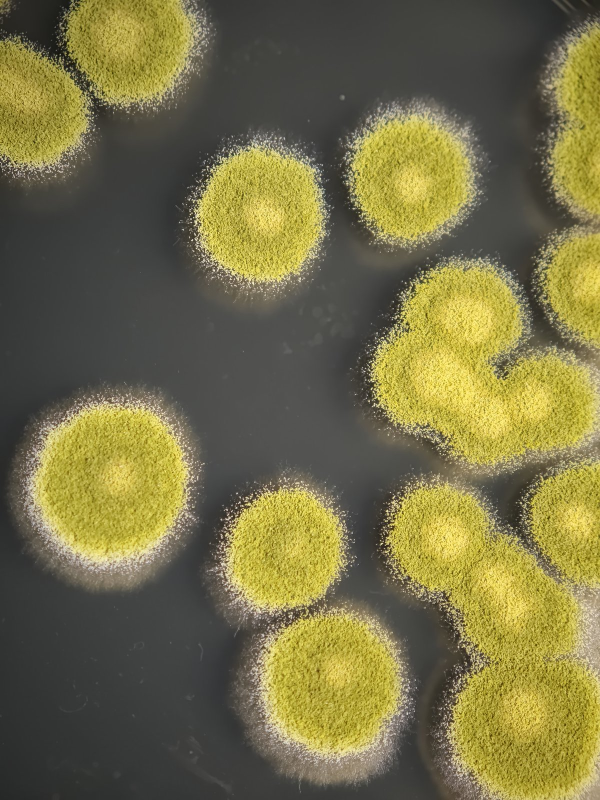
#> input picture test1/IMG_20251226_152105.jpg, 1200 x 1600 px (shown at 1/2 size); its folder holds only this picture in this run
$ python -i image_slicer.py   (imports and definitions only)
#> lines starting #> are read from the running program, lines starting #| are printed output that depends on the picture
# -*- coding: utf-8 -*-
"""
图像切片工具 v3 — 纯图片切片（递归 + 原地输出）
对大图按固定尺寸滑动窗口切片，支持重叠、边缘填充、中文路径。
GUI + CLI 双模式。
新增: --recursive 递归子目录, --inplace 原地输出
"""

import os
import cv2
import numpy as np
import glob
import tkinter as tk
from tkinter import filedialog, messagebox, ttk
import threading
import argparse
from datetime import datetime


# ──────────────────────────────────────────────
#  图片查找
# ──────────────────────────────────────────────
EXTENSIONS = ('.jpg', '.jpeg', '.png', '.bmp', '.tif', '.tiff')


def check_content(gray_img, min_std=18, min_edges=0.001):
    """
    内容检测：排除空白培养基 tile。
    - min_std:  灰度标准差阈值，低于此值视为空白
    - min_edges: Canny边缘占比阈值，低于此值视为空白
    返回 True 表示有内容（保留），False 表示空白（丢弃）。
    """
    std = float(np.std(gray_img))
    if std < min_std:
        return False
    edges = cv2.Canny(gray_img, 50, 150)
    edge_ratio = float(np.sum(edges > 0)) / edges.size
    if edge_ratio < min_edges:
        return False
    return True


def find_images(root_dir, recursive=True):
    """递归查找所有图片，返回路径列表"""
    if recursive:
        paths = []
        for dirpath, dirnames, filenames in os.walk(root_dir):
            dirnames[:] = [d for d in dirnames if not d.startswith('sliced_')]
            for f in filenames:
                if f.lower().endswith(EXTENSIONS) and '__tile' not in f:
                    paths.append(os.path.join(dirpath, f))
        return sorted(paths)
    else:
        paths = []
        for ext in ('*.jpg', '*.jpeg', '*.png', '*.JPG', '*.JPEG', '*.PNG',
                     '*.bmp', '*.BMP', '*.tif', '*.tiff', '*.TIF', '*.TIFF'):
            paths.extend(glob.glob(os.path.join(root_dir, ext)))
        return sorted(set(paths))


# ──────────────────────────────────────────────
#  核心切片逻辑
# ──────────────────────────────────────────────
def slice_images(input_dir, output_dir=None, slice_size=1024, overlap_ratio=0.2,
                 recursive=False, inplace=False, exclude_tiles=None,
                 min_std=18, min_edges=0.001, status_callback=None):
    """
    参数
    ----
    input_dir :        输入根目录
    output_dir :       输出根目录（inplace 模式下忽略）
    slice_size :       切片边长
    overlap_ratio :    重叠比例
    recursive :        是否递归子目录
    inplace :          是否原地输出（切片与原始图片同目录）
    status_callback :  GUI 回调
    """
    img_paths = find_images(input_dir, recursive=recursive)
    exclude_set = parse_exclude(exclude_tiles) if exclude_tiles else set()

    if not img_paths:
        msg = f"错误：在 {input_dir} 中没有找到图片"
        report(msg, status_callback)
        return

    stride = int(slice_size * (1 - overlap_ratio))
    if stride < 1:
        stride = 1

    # 输出目录策略
    if inplace:
        out_root = input_dir  # 原地：tile 写回每个图片所在子目录
    elif output_dir:
        out_root = output_dir
    else:
        ts = datetime.now().strftime("%Y%m%d_%H%M%S")
        out_root = os.path.join(input_dir, f"sliced_{ts}")

    if not inplace:
        os.makedirs(out_root, exist_ok=True)

    total_tiles = 0
    total_skipped = 0
    total_blank = 0
    total_excluded = 0

    report(f"输入目录: {input_dir}", status_callback)
    report(f"模式: {'原地输出' if inplace else '输出到 ' + out_root}", status_callback)
    report(f"递归: {'是' if recursive else '否'}, 内容过滤: std>{min_std} edges>{min_edges}", status_callback)
    report(f"切片大小: {slice_size} px, 重叠: {overlap_ratio}, 步长: {stride} px", status_callback)
    report(f"找到 {len(img_paths)} 张图片，开始切片...\n", status_callback)

    for idx, img_path in enumerate(img_paths, 1):
        raw = np.fromfile(img_path, dtype=np.uint8)
        img = cv2.imdecode(raw, cv2.IMREAD_COLOR)
#> img is the input picture: shape (1600, 1200, 3); mean B, G, R 71.4, 113.4, 119.5
        if img is None:
            report(f"  [{idx}/{len(img_paths)}] ⚠ 跳过无法读取", status_callback)
            total_skipped += 1
            continue

        h, w = img.shape[:2]
#> h = 1600; w = 1200
        base_name = os.path.splitext(os.path.basename(img_path))[0]

        # 确定输出目录
        if inplace:
            tile_dir = os.path.dirname(img_path)  # 和原图同目录
        else:
            tile_dir = out_root
        os.makedirs(tile_dir, exist_ok=True)

        # 滑动窗口
        tile_idx = 0
        blank_count = 0
        for y in range(0, h, stride):
            for x in range(0, w, stride):
                y1, y2 = y, min(y + slice_size, h)
                x1, x2 = x, min(x + slice_size, w)
                tile = img[y1:y2, x1:x2]
                th, tw = tile.shape[:2]

                if th < slice_size or tw < slice_size:
                    padded = cv2.copyMakeBorder(
                        tile, 0, slice_size - th, 0, slice_size - tw,
                        cv2.BORDER_CONSTANT, value=(0, 0, 0))
                else:
                    padded = tile

                tile_idx += 1

                # 定向排除
                if exclude_set and (tile_idx - 1) in exclude_set:
                    total_excluded += 1
                    continue

                # 内容检测：筛空白
                gray = cv2.cvtColor(padded, cv2.COLOR_BGR2GRAY)
                if not check_content(gray, min_std, min_edges):
                    blank_count += 1
                    total_blank += 1
                    continue

                out_name = f"{base_name}__tile{tile_idx:04d}.jpg"
                out_path = os.path.join(tile_dir, out_name)
                _, enc = cv2.imencode('.jpg', padded, [cv2.IMWRITE_JPEG_QUALITY, 95])
                enc.tofile(out_path)

                total_tiles += 1
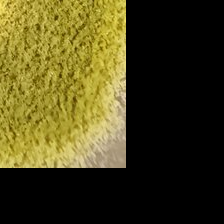
#> padded: shape (224, 224, 3); mean B, G, R 26.9, 66.9, 73.2
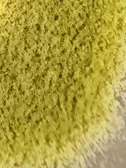
#> tile: shape (168, 126, 3); mean B, G, R 63.7, 158.6, 173.5
#> after the loop, blank_count = 8; tile_idx = 63; total_blank = 8; total_excluded = 0; total_tiles = 55

        if idx % 50 == 0 or idx == len(img_paths):
            kept = tile_idx - len(exclude_set & set(range(tile_idx))) - blank_count
#> kept = 55
            parts = [f'{kept} tiles']
#> parts = ['55 tiles']
            excl = len(exclude_set & set(range(tile_idx)))
#> excl = 0
            if excl: parts.append(f'excl {excl}')
            if blank_count: parts.append(f'blank {blank_count}')
            report(f"  [{idx}/{len(img_paths)}] {base_name}: {w}x{h} → {' '.join(parts)}", status_callback)

    report(f"\n{'='*50}", status_callback)
    report(f"完成！处理 {len(img_paths) - total_skipped} 张图片，生成 {total_tiles} 个切片", status_callback)
    if total_excluded:
        report(f"定向排除 {total_excluded} 个", status_callback)
    if total_blank:
        report(f"空白过滤 {total_blank} 个", status_callback)
    if total_skipped:
        report(f"跳过 {total_skipped} 张", status_callback)

    return out_root


# [11 lines left out: function parse_exclude, not called in this run]


def report(msg, callback=None):
    print(msg)
    if callback:
        callback(msg)


# ──────────────────────────────────────────────
#  GUI（Tkinter）
# ──────────────────────────────────────────────
class SlicerApp(tk.Tk):
    # [110 lines left out: functions __init__, _build_ui, _browse, _log, _start, not called in this run]


# ──────────────────────────────────────────────
#  入口
# ──────────────────────────────────────────────
def main():
    parser = argparse.ArgumentParser(
        description="图像切片工具 v3 — 将大图切成固定大小的 tile",
        formatter_class=argparse.RawDescriptionHelpFormatter,
        epilog="""
示例:
  python image_slicer.py -i ./test_split -s 224 --recursive --inplace
  python image_slicer.py -i ./test_split -o ./output -s 1024 -r 0.2
  python image_slicer.py --gui
        """)
    parser.add_argument('-i', '--input_dir', type=str, help='输入目录')
    parser.add_argument('-o', '--output_dir', type=str, default=None, help='输出目录')
    parser.add_argument('-s', '--slice_size', type=int, default=224, help='切片大小 px (默认 224)')
    parser.add_argument('-r', '--overlap_ratio', type=float, default=0.2, help='重叠比例 (默认 0.2)')
    parser.add_argument('--recursive', action='store_true', help='递归子目录')
    parser.add_argument('--inplace', action='store_true', help='原地输出（切片写入原图所在目录）')
    parser.add_argument('--exclude_tiles', type=str, default=None,
                        help='排除的切片索引, 如 "3,7,11,15-19"')
    parser.add_argument('--min_std', type=float, default=18,
                        help='内容检测: 灰度标准差阈值 (默认 18, 低于此值视为空白)')
    parser.add_argument('--min_edges', type=float, default=0.001,
                        help='内容检测: Canny边缘占比阈值 (默认 0.001)')
    parser.add_argument('--no_filter', action='store_true',
                        help='关闭内容过滤（保留所有切片包括空白）')
    parser.add_argument('--gui', action='store_true', help='启动 GUI')

    args = parser.parse_args()

    if args.gui or (not args.input_dir):
        app = SlicerApp()
        app.mainloop()
    else:
        out = args.output_dir
        mstd, medge = (0, 0) if args.no_filter else (args.min_std, args.min_edges)
        slice_images(args.input_dir, out, args.slice_size, args.overlap_ratio,
                     recursive=args.recursive, inplace=args.inplace,
                     exclude_tiles=args.exclude_tiles,
                     min_std=mstd, min_edges=medge)


# [2 lines not run here, left out]

>>> result = main()
